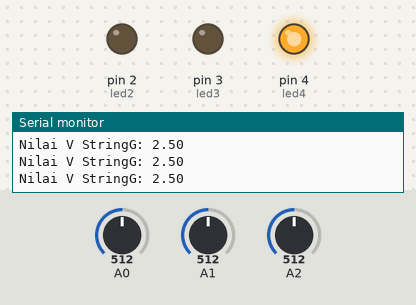
Simulated run of this sketch. Board: Arduino Uno, built with avr-gcc and run on an emulated ATmega328P. On the bench: output pins drawn as LEDs (lit = HIGH), the last lines printed to the serial monitor. The inputs (shaded band) are chosen by the test bench; at power-on: A1 = 512, A0 = 512, A2 = 512.

Above: at 1.2 s.
1.3 s: A1 set to 74
2.9 s: A1 set to 63
At 3.8 s:
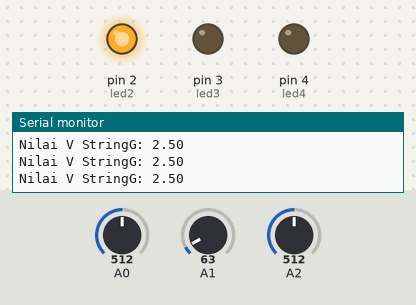
4.7 s: A1 set to 122
At 6.0 s:
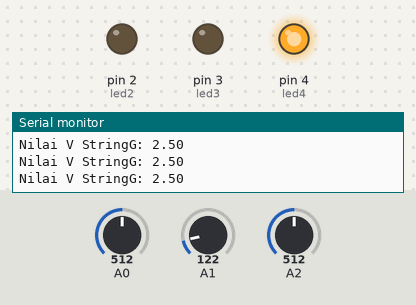
6.5 s: A1 set to 0
At 8.1 s:
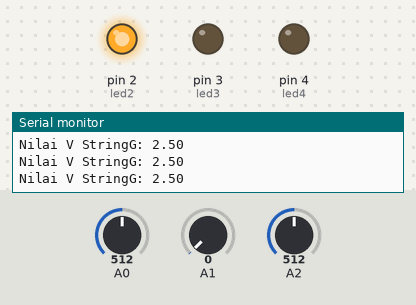
Timing chart, 0 to 9.2 s (numbered marks = the images above; inputs shaded):
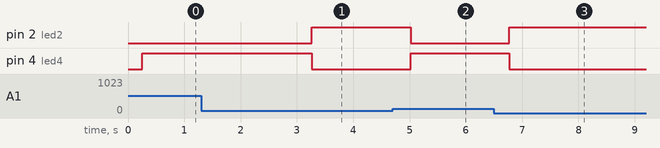

Measured:
- the behaviour switches between 70 and 69 on A1 (found by bisection; images 0 and 1)
- after the input at 2.9 s, pin 2 (led2): LOW → HIGH after 0.36 s; pin 4 (led4): HIGH → LOW after 0.36 s
- after the input at 4.7 s, pin 2 (led2): HIGH → LOW after 0.32 s; pin 4 (led4): LOW → HIGH after 0.32 s
- after the input at 6.5 s, pin 2 (led2): LOW → HIGH after 0.27 s; pin 4 (led4): HIGH → LOW after 0.27 s

The sketch:

sketch_dec23b.ino
```cpp
float vcahaya,suhu,beban,cahaya,vsuhu,vbeban;
int led2 = 2;
int led3 = 3;
int led4 = 4;
void setup()
{
  Serial.begin(9600);
  pinMode(led3,OUTPUT);
  pinMode(led2,OUTPUT);
  pinMode(led4,OUTPUT);
}

void loop()
{

  cahaya = analogRead(A0);
  suhu =analogRead(A1);
  beban = analogRead(A2);
  vcahaya = cahaya * (5.0 / 1023.0);
  vsuhu = suhu * (5.0 / 1023.0);
  vbeban = beban * (5.0 / 1023.0);
    Serial.print("Nilai V StringG: ");
  Serial.println(vbeban);
  delay(250);
  if(vcahaya<=2.50 && vbeban<2.42 && vsuhu<0.29){
    digitalWrite(led2,LOW);
    digitalWrite(led3,HIGH);
    digitalWrite(led4,LOW);
  }
  else if(vcahaya<=2.50 && vbeban<2.42 && vsuhu>=0.29){
    digitalWrite(led2,LOW);
    digitalWrite(led3,HIGH);
    digitalWrite(led4,LOW);
  }
  else if(vcahaya<=2.50 && vbeban>=2.42 && vsuhu>=0.29){
   digitalWrite(led2,LOW);
   digitalWrite(led3,LOW);
   digitalWrite(led4,HIGH);
  }
  else if(vcahaya>2.50 && vbeban<2.42 && vsuhu<0.29){
   digitalWrite(led2,HIGH);
   digitalWrite(led3,LOW);
   digitalWrite(led4,LOW);
  }
  else if(vcahaya>2.50 && vbeban>=2.42 && vsuhu<0.34){
   digitalWrite(led2,HIGH);
   digitalWrite(led3,LOW);
   digitalWrite(led4,LOW);
  }
  else if(vcahaya>2.50 && vbeban>=2.42 && vsuhu>=0.29){
   digitalWrite(led2,LOW);
   digitalWrite(led3,LOW);
   digitalWrite(led4,HIGH);
  }
  else{
   digitalWrite(led2,LOW);
   digitalWrite(led3,LOW);
   digitalWrite(led4,LOW);
  }
}
```
